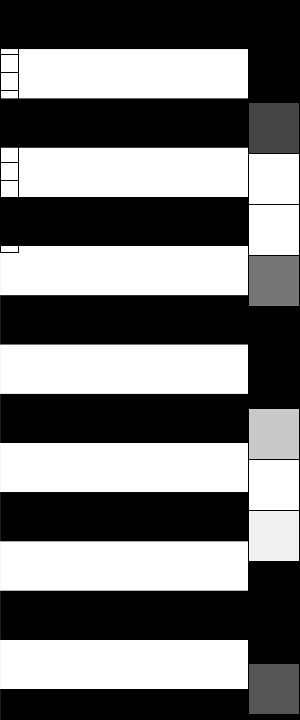
Frame 1 (no input)
Frame 60 (the mouse pressed at the canvas centre just before this capture): identical to frame 1, image omitted
Frame 120 (the mouse held since frame 60 and released just before this capture): identical to frame 1, image omitted

The Processing sketch that drew this single still picture (run headless with seeded random() and noise(); from frame 60 on, the mouse is pressed at the canvas centre):

// Processing sketch: ScrollPrototype
// ── ScrollPrototype.pde
int numOutputs = 14;
int screenSize = 256;
int pixPerOut = screenSize / numOutputs;

PGraphics pg;
byte[] screenValues;

void setup() {
  size(300, 720);
  frameRate(30);
  background(200);
  pg = createGraphics(width, 1024);
  screenValues = new byte[1024];

  pg.beginDraw();

  for (int i=0; i < pg.height; i++) {
    int nColor = int(noise(i/pixPerOut) * 255.0);
    nColor = ((i/70) % 2) * 255;
    int mColor = nColor < 100 ? 0 : 255;
    pg.stroke(mColor);
    screenValues[i] = byte(mColor & 0xff);
    pg.line(0, i, pg.width, i);
  }
  pg.endDraw();
}

int y0 = 0;
float v0 = 0;
float a0 = 0;
float y_dir = -1.0;

float A_DEC = 1.0;
float A_INC = 24;
float V_MIN = 4.0;
float V_DAMP = 0.93;

void draw() {
  if (a0 >= A_DEC) {
    a0 -= A_DEC;
    v0 += A_DEC;
  } else {
    a0 = 0;
  }

  v0 *= V_DAMP;
  y0 = int(height + y0 + int(y_dir * v0)) % height;

  background(200);
  image(pg, 0, 0, width, height); 

  drawFrames(y0);
}

void mouseClicked() {
  if (v0 < 0.5) {
    v0 = 0;
    y_dir *= -1.0;
  }
  a0 += A_INC;
}

void drawFrames(int y0) {
  loadPixels();

  for (int i = 0; i < numOutputs; i++) {
    int rectTop = (i * pixPerOut + y0);

    int sum = 0;
    for (int p = 0; p < pixPerOut; p++) {
      int pixelY = (rectTop + p) % height;
      sum += pixels[pixelY * width + 2] & 0xff;
    }

    stroke(0);
    fill(sum / pixPerOut);
    int sqDim = (height / numOutputs);
    rect(width - sqDim - 1, i * sqDim, sqDim, sqDim);

    stroke(0);
    noFill();
    rect(0, rectTop % height, pixPerOut, pixPerOut);
  }
}
